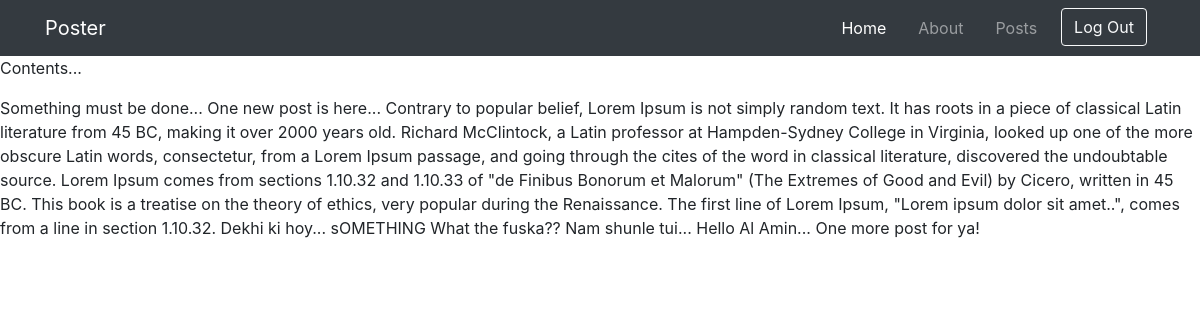
Screenshot of /posts/user (signed in) with the database file from the repository.
### posts/models.py (models this page shows, shortened)
class Post(models.Model):
    user = models.ForeignKey(User, on_delete=models.CASCADE)
    data = models.TextField()

### posts/views.py (the view)
# urls.py: path('posts/<str:username>', views.post_view, name="posts"),
@csrf_exempt
def post_view(request, username):
    if request.method == "GET":
        posts = Post.objects.all()
        return render(request, 'posts.html', {"posts": posts})
    elif request.method == "POST":
        print(request.POST)
        return redirect('/')

### posts/templates/posts.html
{% extends 'base.html' %}
{% block content %}
    <p>Contents...</p>
     {% for post in posts %}
         {{ post.data }}
    {% endfor %}
{% endblock %}

### rows the page displays
Post: data "Something must be done..."
Post: data "One new post is here... Contrary to popular belief, Lorem Ipsum is not simply random text. It has roots in a piece of classical Latin literature from 45 BC, making it over 2000 years old. Richard McClintock, a Latin professor at Hampden-Sydney College in Virginia, looked up one of the more obscure Latin words, consectetur, from a Lorem Ipsum passage, and going through the cites of the word in classical literature, discovered the undoubtable source. Lorem Ipsum comes from sections 1.10.32 and 1.10.33 of \"de Finibus Bonorum et Malorum\" (The Extremes of Good and Evil) by Cicero, written in 45 BC. This book is a treatise on the theory of ethics, very popular during the Renaissance. The first…"
Post: data "Dekhi ki hoy..."
Post: data "sOMETHING"
Post: data "What the fuska??"
Post: data "Nam shunle tui..."
Post: data "Hello Al Amin..."
Post: data "One more post for ya!"
